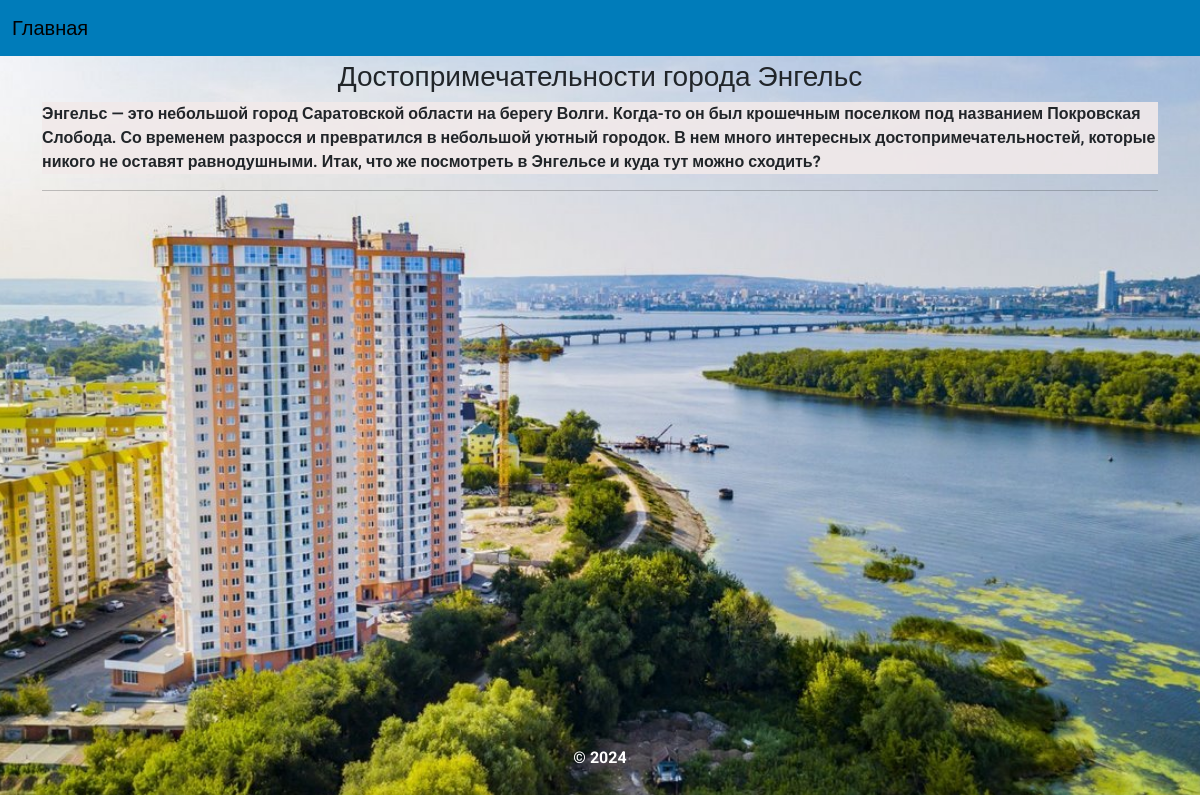
The app's page /, older data.
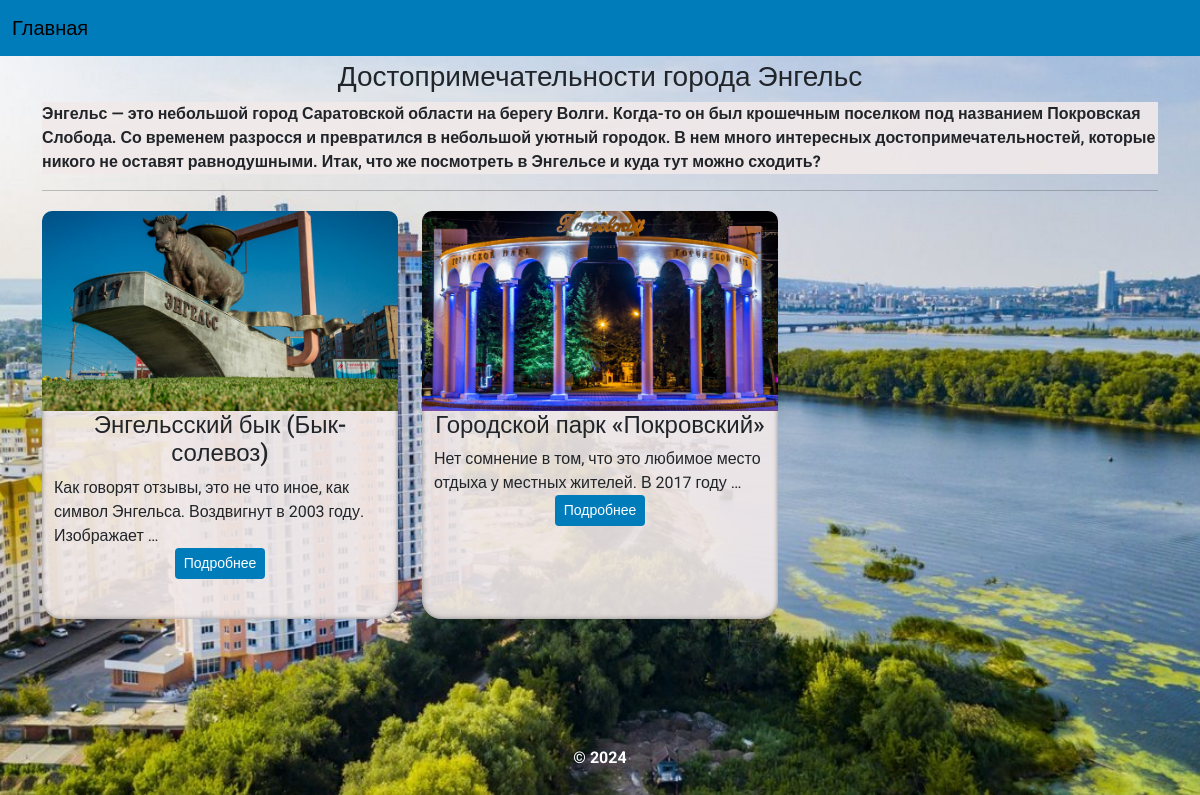
The same page, newer data.
### city/models.py (models this page shows)
class Posts(models.Model):
    title = models.CharField(max_length=100)
    body = models.TextField()
    image = models.ImageField(upload_to='city/images/')

### city/views.py (the view)
# urls.py: path('', views.index, name='home'),
def index(request):
    posts = Posts.objects.all()
    context = {
        'title': 'Главная',
        'posts': posts,
    }
    return render(request, 'city/index.html', context=context)

### city/templates/city/index.html
{% extends 'city/base.html' %}
{% load static %}
{% block content %}
<div class="container">
    <h3 class="title">Достопримечательности города Энгельс</h3>
    <p class="title_about">Энгельс — это небольшой город Саратовской области на берегу Волги. Когда-то он был крошечным поселком под названием Покровская Слобода. Со временем разросся и превратился в небольшой уютный городок. В нем много интересных достопримечательностей, которые никого не оставят равнодушными. Итак, что же посмотреть в Энгельсе и куда тут можно сходить?
                    </p>
    <hr/>
     <div class="row">
{% for p in posts %}
                    <div class="col-md-4 col-sm-12 py-1">
                        <div class="container box box-fon h-100">
                            <div class="row">
                                <div class="col img-box150" style="background-image: url({{p.image.url}});"></div>
                            </div>
                            <div class="row">
                                <div class="col">
                                    <div class="box-content">
                                        <h4 class="text-m text-center">{{p.title}}</h4>
                                    </div>
                                </div>
                            </div>
                            <div class="row ">
                                <div class="col ">
                                    <div class="box-content">
                                        {{p.body|safe|truncatewords:15}}
                                    </div>
                                </div>
                            </div>
                            <div class="row">
                                <div class="col text-center ">
                                    <a class="btn btn-sm btn-card" href="{% url 'show_post' p.id %}">Подробнее</a>
                                </div>
                                <hr class="space m" />
                            </div>
                        </div>
                    </div>
         {% endfor %}
     </div>
</div>
{% endblock %}

### city/templates/city/base.html (shortened to what this page needs)
<!DOCTYPE html>
{% load static %}
<html lang="en">
<head>
    <link rel="stylesheet" href="{% static 'city/css/bootstrap.min.css' %}">
    <link rel="stylesheet" href="{% static 'city/css/style.css' %}">
</head>
<body>
    <div class="wrapper">
        <header class="header">
            <nav class="navbar fixed-top  bar">
                <div class="container-fluid">
                  <a class="navbar-brand" href="{% url 'home' %}">Главная</a>
                </div>
              </nav>
        </header>
        <main class="main">
            {% block content %}
            {% endblock %}
        </main>
        <footer class="footer">&copy; 2024</footer>
    </div>
</body>
</html>

### city/static/city/css/style.css (style rules this page uses)
:root { --nav-item-green: green; --bg-fon-navbar: #007cba; --light-color: #fff; --dropdown-item: #007cba; --dropdown-item-hover: #007cba; --text-color: #4c4c4c; --bs-link-color: #007cba; --bs-link-hover-color: #007cba; --bs-pagination-active-bg: #007cba; --bs-pagination-active-bg: #007cba; --bs-pagination-active-border-color: #007cba; --bs-pagination-active-bg: #007cba; --bs-pagination-active-border-color: #007cba; }
body { font-family: "Roboto", sans-serif; background-image: url("/static/city/img/Engels_46.jpg"); background-repeat: no-repeat; background-position: center center; background-attachment: fixed; background-size: cover; min-width: 320px; margin: 0; padding: 0; box-sizing: border-box; }
html, body { height: 100%; }
.wrapper { min-height: 100%; display: flex; flex-direction: column; }
main.main { flex: 1 1 auto; }
.header { margin: 20px; }
.img-box150 { border-top-left-radius: 10px; border-top-right-radius: 10px; background-size: cover; background-position: center center; height: 200px; max-height: 200px !important; }
.box { margin-bottom: 10px; box-shadow: inset 0 0 5px gray; border-radius: 20px; }
hr.space { border: none !important; clear: both; height: 70px; margin: 0; }
hr.space.m { height: 30px; }
.box-fon { background-color: rgba(241, 233, 233, 0.9) }
.btn-card { background: var(--bg-fon-navbar, #fff); color: var(--light-color, #fff); }
.title { text-align: center; margin-top: 20px; }
.footer { text-align: center; color: #fff; font-weight: bold; margin: 30px; }
.bar { background-color: #007cba; color: #fff; }
.title_about { font-weight: bold; background-color: rgba(241, 233, 233, 0.9); }

Row changes from the older to the newer data that the page shows:
added Posts: image (picture), title "Энгельсский бык (Бык-солевоз)", body "Как говорят отзывы, это не что иное, как символ Энгельса. Воздвигнут в 2003 году. Изображает …"
added Posts: image (picture), title "Городской парк «Покровский»", body "Нет сомнение в том, что это любимое место отдыха у местных жителей. В 2017 году …"
